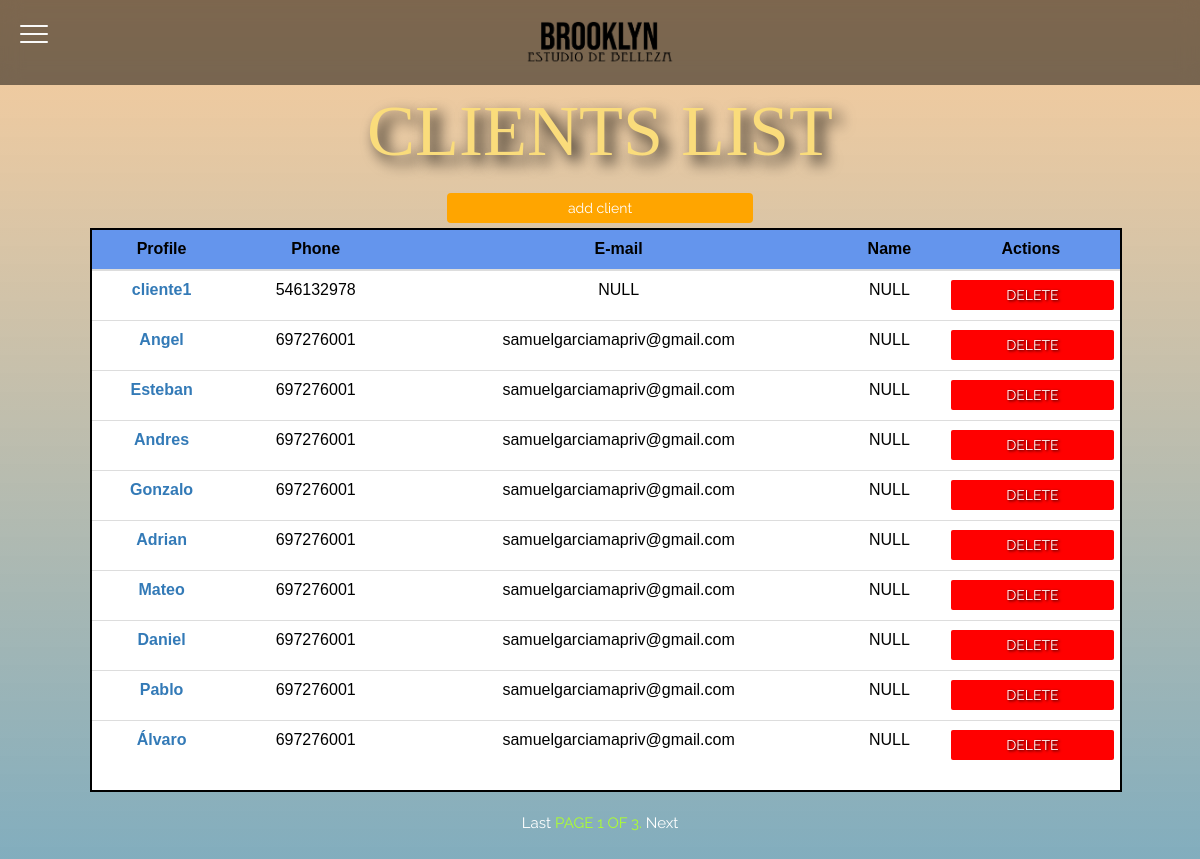
The page /en/peluqueria/users/ (signed in) on the database its author committed.
### apppeluqueria/models.py (models this page shows)
class cliente(models.Model):
    usuario = models.OneToOneField(User, primary_key=True, on_delete=models.CASCADE,related_name='cliente')
    phone = models.CharField(max_length=17,null=False)
    direcciones = models.ForeignKey('direccion', on_delete=models.SET_NULL, null=True,blank=True)
    def __str__(self):
        return self.usuario.username

### apppeluqueria/views.py (the view, shortened to what this page needs)
# urls.py: path('users/', login_required(views.UsersListView), name='users'),
@permission_required('auth.is_trabajador', raise_exception=True)
def UsersListView(request):
    template_name = 'others/clients_list.html'
    form = PickyAuthenticationForm()
    form1 = CreateUserForm()
    clientes,users = obtener_clientes()
    paginator = Paginator(clientes, 10)
    page_number = request.GET.get('page')
    page_obj = paginator.get_page(page_number)
    return render(request,template_name,{'clientes':page_obj,'users':users,'form4':form,'form5':form1})

### apppeluqueria/views.py (called while the page is built)
def obtener_clientes():
    clientes = cliente.objects.all()
    filtrado = []
    for client in clientes:
        obj = User.objects.filter(id = client.usuario_id)
        filtrado.append(obj[0])
    return clientes,filtrado

### apppeluqueria/templates/others/clients_list.html (shortened to what this page needs)
{% load static %}
{% load i18n %}
<link rel='stylesheet' href='https://stackpath.bootstrapcdn.com/bootstrap/4.1.3/css/bootstrap.min.css'>
<link rel='stylesheet' href='https://maxcdn.icons8.com/fonts/line-awesome/1.1/css/line-awesome-font-awesome.min.css'>
<link rel="stylesheet" href="https://pro.fontawesome.com/releases/v5.10.0/css/all.css"/>
<link rel="stylesheet" href="{% static 'css/client/client.css' %}">
<link rel="stylesheet" href="{% static 'css/header/styles.css' %}">
{% block content %}
<body class="work-list" style="background-image:url({% static 'img/fondo-clients-list.jpg' %});">
    <div class="grid-container-role">
        <div class="a">
            <div class="top-header">
                {% include "header.html" %}
            </div>
        </div>
        <div class="b" style=" background: -prefix-linear-gradient(rgba(246, 157, 60,.5), rgba(63, 135, 166,.7));background: linear-gradient(rgba(246, 157, 60,.5), rgba(63, 135, 166,.7));">
            <div class="workersList">
                <p>{% trans "clients list" %}</p>
                <button class="add" onclick="anadir_trabajador()">{% trans "add client" %}</button>
                <div class="table-responsive-final">
                    <table class="table">
                        <thead>
                            <tr>
                                <th scope="col">{% trans "Profile" %}</th>
                                <th scope="col">{% trans "Phone" %}</th>
                                <th scope="col">{% trans "E-mail" %}</th>
                                <th scope="col">{% trans "Name" %}</th>
                                <th scope="col">{% trans "Actions" %}</th>
                            </tr>
                          </thead>
                          <tbody>
                            {% if clientes %}
                            {% for client in clientes %}
                            <tr>
                                {% for user in users %}
                                    {% if client.usuario_id == user.id %}
                                        <th scope="row"><a href="{% url 'client_update' user %}">{{ client }}{% if client == '' %} NULL {% endif %}</a></th>
                                        <td>{{ client.phone }}{% if client.phone == '' %} NULL {% endif %}</td>
                                        <td>{{ user.email }}{% if user.email == '' %} NULL {% endif %}</td>
                                        <td>{{ user.first_name }}{% if user.first_name == '' %} NULL {% endif %}</td>
                                        <td><form action="" method="POST" id="userDeleteForm"><p class="remove" onclick="borrarCliente()">{% trans "Delete" %}</p></form></td>
                                    {% endif %}
                                {% endfor %}
                            </tr>
                            {% endfor %}
                            {% endif %}
                          </tbody>
                    </table>
                </div>
                <div class="pagination">
                    <span class="step-links">
                        {% if clientes.has_next %}
                            <a href="?page={{ clientes.paginator.num_pages }}">{% trans "last" %}</a>
                        {% endif %}
                        <span class="current">
                            {% trans "Page" %} {{ clientes.number }} {% trans "of" %} {{ clientes.paginator.num_pages }}.
                        </span>
                        {% if clientes.has_next %}
                            <a href="?page={{ clientes.next_page_number }}">{% trans "next" %}</a>
                        {% endif %}
                    </span>
                </div>
            </div>
        </div>
    </div>
</body>
{% endblock %}

### rows shown on the page
cliente: usuario_id.username "cliente1", phone "546132978"
cliente: usuario_id.username "Angel", phone "697276001"
cliente: usuario_id.username "Esteban", phone "697276001"
cliente: usuario_id.username "Andres", phone "697276001"
cliente: usuario_id.username "Gonzalo", phone "697276001"
cliente: usuario_id.username "Adrian", phone "697276001"
cliente: usuario_id.username "Mateo", phone "697276001"
cliente: usuario_id.username "Daniel", phone "697276001"
cliente: usuario_id.username "Pablo", phone "697276001"
cliente: usuario_id.username "Álvaro", phone "697276001"

### other values the page prints
{{ user.email }} "samuelgarciamapriv@gmail.com"
{{ clientes.number }} "1"
{{ clientes.paginator.num_pages }} "3"
